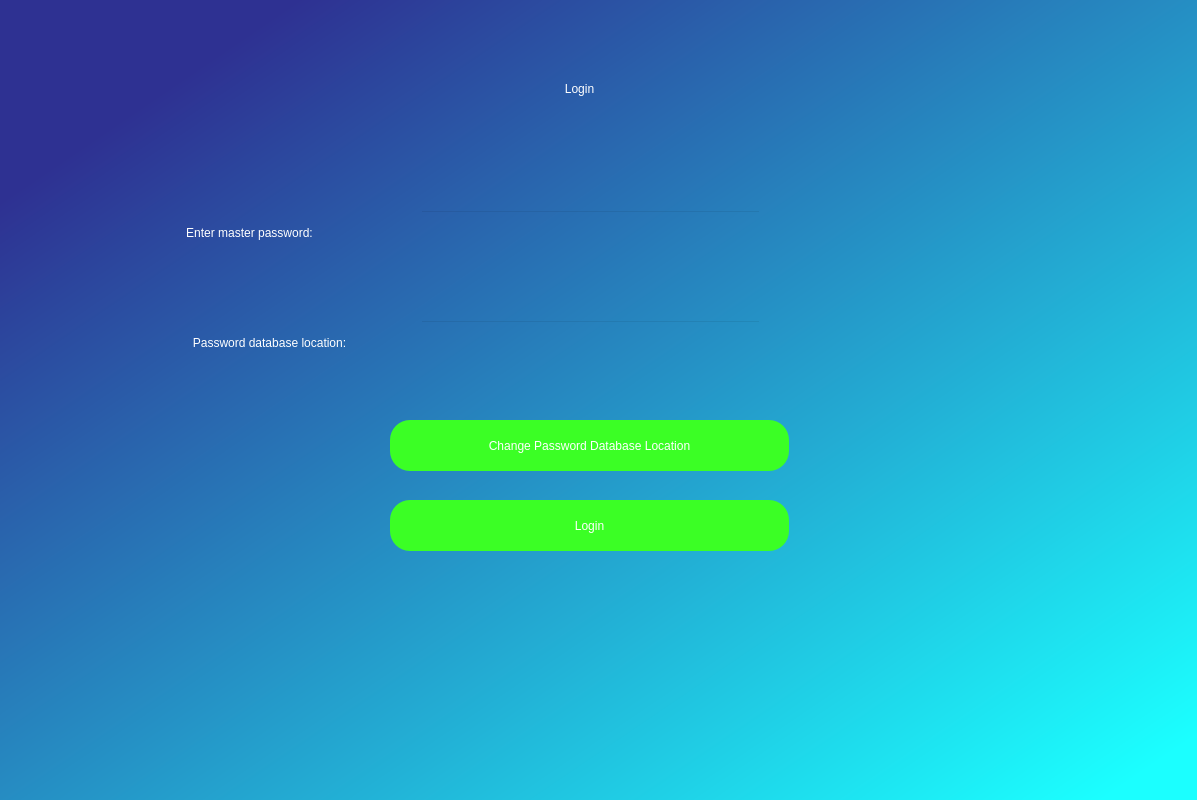
<?xml version="1.0" encoding="UTF-8"?>
<ui version="4.0">
 <class>DialogWelcomeScreen</class>
 <widget class="QDialog" name="DialogWelcomeScreen">
  <property name="geometry">
   <rect>
    <x>0</x>
    <y>0</y>
    <width>1197</width>
    <height>800</height>
   </rect>
  </property>
  <property name="windowTitle">
   <string>Dialog</string>
  </property>
  <widget class="QWidget" name="widgetBackground" native="true">
   <property name="geometry">
    <rect>
     <x>0</x>
     <y>0</y>
     <width>1200</width>
     <height>800</height>
    </rect>
   </property>
   <property name="styleSheet">
    <string notr="true">QWidget#widgetBackground{
background-color:qlineargradient(spread:pad, x1:0.118751, y1:0.131, x2:0.960452, y2:0.954, stop:0 rgba(46, 49, 146, 255), stop:1 rgba(27, 255, 255, 255))}</string>
   </property>
   <widget class="QPushButton" name="pushButtonLogin">
    <property name="enabled">
     <bool>true</bool>
    </property>
    <property name="geometry">
     <rect>
      <x>390</x>
      <y>500</y>
      <width>399</width>
      <height>51</height>
     </rect>
    </property>
    <property name="styleSheet">
     <string notr="true">color:rgb(255, 255, 255);
background-color:rgb(59, 255, 37);
font: 14pt &quot;MS Shell Dlg 2&quot;;
border-radius:20px;</string>
    </property>
    <property name="text">
     <string>Login</string>
    </property>
   </widget>
   <widget class="QLabel" name="labelMasterPassword">
    <property name="geometry">
     <rect>
      <x>50</x>
      <y>220</y>
      <width>399</width>
      <height>25</height>
     </rect>
    </property>
    <property name="styleSheet">
     <string notr="true">font: 16pt &quot;MS Shell Dlg 2&quot;;color:rgb(255, 255, 255)</string>
    </property>
    <property name="text">
     <string>Enter master password:</string>
    </property>
    <property name="alignment">
     <set>Qt::AlignCenter</set>
    </property>
   </widget>
   <widget class="QLabel" name="labelLogin">
    <property name="geometry">
     <rect>
      <x>380</x>
      <y>60</y>
      <width>399</width>
      <height>58</height>
     </rect>
    </property>
    <property name="styleSheet">
     <string notr="true">font: 36pt &quot;MS Shell Dlg 2&quot;;
color: rgb(255, 255, 255);</string>
    </property>
    <property name="text">
     <string>Login</string>
    </property>
    <property name="alignment">
     <set>Qt::AlignCenter</set>
    </property>
   </widget>
   <widget class="QLineEdit" name="lineEditMasterPassword">
    <property name="geometry">
     <rect>
      <x>420</x>
      <y>210</y>
      <width>341</width>
      <height>51</height>
     </rect>
    </property>
    <property name="styleSheet">
     <string notr="true">background-color:rgba(0,0,0,0);
font: 12pt &quot;MS Shell Dlg 2&quot;;
color:rgb(255, 255, 255)</string>
    </property>
    <property name="placeholderText">
     <string/>
    </property>
   </widget>
   <widget class="QLabel" name="labelError">
    <property name="geometry">
     <rect>
      <x>400</x>
      <y>370</y>
      <width>351</width>
      <height>31</height>
     </rect>
    </property>
    <property name="styleSheet">
     <string notr="true">font: 12pt &quot;MS Shell Dlg 2&quot;;
color:rgb(255, 0, 0)</string>
    </property>
    <property name="text">
     <string/>
    </property>
   </widget>
   <widget class="QLabel" name="labelPasswordDatabaseLocation">
    <property name="geometry">
     <rect>
      <x>70</x>
      <y>330</y>
      <width>399</width>
      <height>25</height>
     </rect>
    </property>
    <property name="styleSheet">
     <string notr="true">font: 16pt &quot;MS Shell Dlg 2&quot;;color:rgb(255, 255, 255)</string>
    </property>
    <property name="text">
     <string>Password database location:</string>
    </property>
    <property name="alignment">
     <set>Qt::AlignCenter</set>
    </property>
   </widget>
   <widget class="QLineEdit" name="lineEditPasswordDatabaseLocation">
    <property name="geometry">
     <rect>
      <x>420</x>
      <y>320</y>
      <width>341</width>
      <height>51</height>
     </rect>
    </property>
    <property name="styleSheet">
     <string notr="true">background-color:rgba(0,0,0,0);
font: 12pt &quot;MS Shell Dlg 2&quot;;
color: rgb(255, 255, 255);</string>
    </property>
    <property name="placeholderText">
     <string/>
    </property>
   </widget>
   <widget class="QPushButton" name="pushButtonChangePasswordDatabaseLocation">
    <property name="enabled">
     <bool>true</bool>
    </property>
    <property name="geometry">
     <rect>
      <x>390</x>
      <y>420</y>
      <width>399</width>
      <height>51</height>
     </rect>
    </property>
    <property name="styleSheet">
     <string notr="true">color:rgb(255, 255, 255);
background-color:rgb(59, 255, 37);
font: 14pt &quot;MS Shell Dlg 2&quot;;
border-radius:20px;</string>
    </property>
    <property name="text">
     <string>Change Password Database Location</string>
    </property>
   </widget>
  </widget>
 </widget>
 <resources/>
 <connections/>
</ui>
